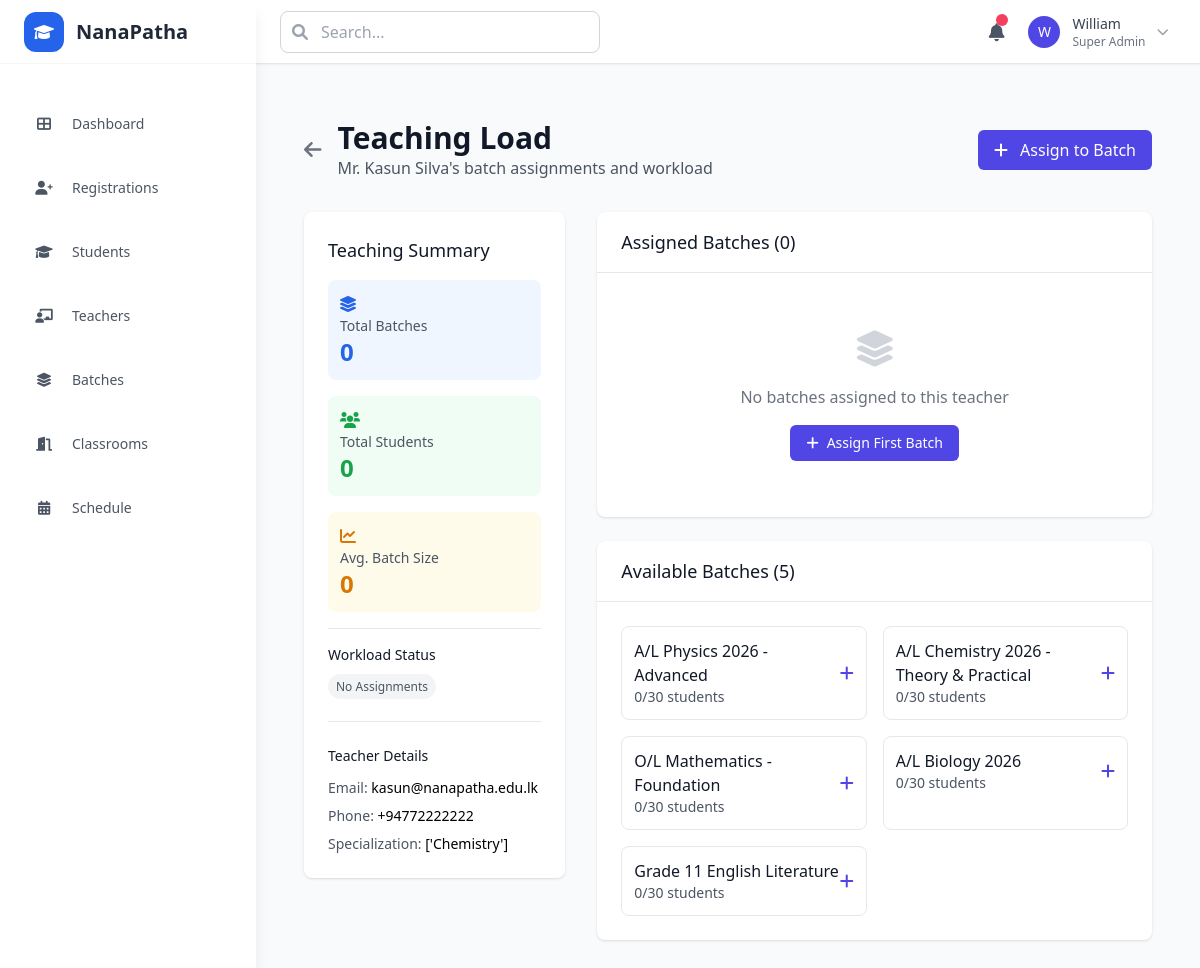
The page /admin/teachers/2/teaching-load on the database its author committed.
### models.py (models this page shows)
class User(db.Model):
    __tablename__ = 'users'
    id = db.Column(db.Integer, primary_key=True)
    name = db.Column(db.String(255), nullable=False)
    email = db.Column(db.String(255), unique=True, nullable=False)
    phone = db.Column(db.String(20))
    password_hash = db.Column(db.String(255))
    temp_password = db.Column(db.String(255))
    role = db.Column(db.Enum('student', 'teacher', 'admin', name='user_roles'), nullable=False)
    status = db.Column(db.Enum('pending', 'active', 'inactive', name='user_status'), default='pending')
    created_at = db.Column(db.DateTime, default=datetime.utcnow)
    updated_at = db.Column(db.DateTime, default=datetime.utcnow, onupdate=datetime.utcnow)
    student_profile = db.relationship('StudentProfile', backref='user', uselist=False, cascade='all, delete-orphan')
    teacher_profile = db.relationship('TeacherProfile', backref='user', uselist=False, cascade='all, delete-orphan')

class TeacherProfile(db.Model):
    __tablename__ = 'teacher_profiles'
    id = db.Column(db.Integer, primary_key=True)
    user_id = db.Column(db.Integer, db.ForeignKey('users.id'), nullable=False)
    subjects = db.Column(db.JSON)  # Store as JSON array
    contact_number = db.Column(db.String(20))
    bio = db.Column(db.Text)
    active_flag = db.Column(db.Boolean, default=True)

class Batch(db.Model):
    __tablename__ = 'batches'
    id = db.Column(db.Integer, primary_key=True)
    name = db.Column(db.String(255), nullable=False)
    grade = db.Column(db.String(10))
    subject = db.Column(db.String(100))
    capacity = db.Column(db.Integer, default=30)
    current_enrollment = db.Column(db.Integer, default=0)
    teacher_id = db.Column(db.Integer, db.ForeignKey('teacher_profiles.id'))
    teacher_name = db.Column(db.String(255))  # Simplified for prototype
    class_type = db.Column(db.Enum('online', 'physical', 'both', name='class_types'))
    start_date = db.Column(db.Date)
    end_date = db.Column(db.Date)
    is_active = db.Column(db.Boolean, default=True)
    notes = db.Column(db.Text)
    created_at = db.Column(db.DateTime, default=datetime.utcnow)
    teacher = db.relationship('TeacherProfile', backref='assigned_batches')

### app.py (the view)
@app.route('/admin/teachers/<int:teacher_id>/teaching-load')
def admin_teacher_teaching_load(teacher_id):
    teacher = TeacherProfile.query.get_or_404(teacher_id)
    assigned_batches = Batch.query.filter_by(teacher_id=teacher_id, is_active=True).all()
    available_batches = Batch.query.filter_by(teacher_id=None, is_active=True).all()
    total_students = sum(batch.current_enrollment for batch in assigned_batches)
    total_batches = len(assigned_batches)
    return render_template('admin/teacher_teaching_load.html',
                         teacher=teacher,
                         assigned_batches=assigned_batches,
                         available_batches=available_batches,
                         total_students=total_students,
                         total_batches=total_batches)

### templates/admin/teacher_teaching_load.html (shortened to what this page needs)
{% extends "base.html" %}
{% block content %}
<div class="container mx-auto px-6 py-8">
    <div class="flex items-center justify-between mb-8">
        <div class="flex items-center space-x-4">
            <a href="{{ url_for('admin_teachers') }}"
               class="text-gray-500 hover:text-gray-700">
                <i class="fas fa-arrow-left text-xl"></i>
            </a>
            <div>
                <h1 class="text-3xl font-bold text-gray-900">Teaching Load</h1>
                <p class="text-gray-600">{{ teacher.user.name }}'s batch assignments and workload</p>
            </div>
        </div>
        <div class="flex space-x-3">
            <a href="{{ url_for('admin_teacher_assign_batch', teacher_id=teacher.id) }}"
               class="bg-brand text-white px-4 py-2 rounded-md hover:bg-brand-700 transition-colors duration-150">
                <i class="fas fa-plus mr-2"></i>
                Assign to Batch
            </a>
        </div>
    </div>
    <div class="grid grid-cols-1 lg:grid-cols-3 gap-8">
        <div class="lg:col-span-1">
            <div class="bg-white rounded-lg shadow p-6">
                <h3 class="text-lg font-medium text-gray-900 mb-4">Teaching Summary</h3>
                <div class="space-y-4">
                    <div class="flex items-center justify-between p-3 bg-blue-50 rounded-lg">
                        <div>
                            <i class="fas fa-layer-group text-blue-600 mb-1"></i>
                            <p class="text-sm text-gray-600">Total Batches</p>
                            <p class="text-2xl font-bold text-blue-600">{{ total_batches }}</p>
                        </div>
                    </div>
                    <div class="flex items-center justify-between p-3 bg-green-50 rounded-lg">
                        <div>
                            <i class="fas fa-users text-green-600 mb-1"></i>
                            <p class="text-sm text-gray-600">Total Students</p>
                            <p class="text-2xl font-bold text-green-600">{{ total_students }}</p>
                        </div>
                    </div>
                    <div class="flex items-center justify-between p-3 bg-amber-50 rounded-lg">
                        <div>
                            <i class="fas fa-chart-line text-amber-600 mb-1"></i>
                            <p class="text-sm text-gray-600">Avg. Batch Size</p>
                            <p class="text-2xl font-bold text-amber-600">
                                {% if total_batches > 0 %}
                                    {{ (total_students / total_batches) | round(1) }}
                                {% else %}
                                    0
                                {% endif %}
                            </p>
                        </div>
                    </div>
                    <div class="pt-4 border-t border-gray-200">
                        <h4 class="text-sm font-medium text-gray-900 mb-2">Workload Status</h4>
                        {% if total_batches == 0 %}
                            <span class="text-xs bg-gray-100 text-gray-600 px-2 py-1 rounded-full">No Assignments</span>
                        {% elif total_batches <= 2 %}
                            <span class="text-xs bg-green-100 text-green-800 px-2 py-1 rounded-full">Light Load</span>
                        {% elif total_batches <= 4 %}
                            <span class="text-xs bg-amber-100 text-amber-800 px-2 py-1 rounded-full">Moderate Load</span>
                        {% else %}
                            <span class="text-xs bg-red-100 text-red-800 px-2 py-1 rounded-full">Heavy Load</span>
                        {% endif %}
                    </div>
                </div>
                <div class="mt-6 pt-6 border-t border-gray-200">
                    <h4 class="text-sm font-medium text-gray-900 mb-3">Teacher Details</h4>
                    <div class="space-y-2 text-sm">
                        <div>
                            <span class="text-gray-600">Email:</span>
                            <span class="font-medium">{{ teacher.user.email }}</span>
                        </div>
                        {% if teacher.user.phone %}
                        <div>
                            <span class="text-gray-600">Phone:</span>
                            <span class="font-medium">{{ teacher.user.phone }}</span>
                        </div>
                        {% endif %}
                        {% if teacher.subjects %}
                        <div>
                            <span class="text-gray-600">Specialization:</span>
                            <span class="font-medium">{{ teacher.subjects[:100] }}{% if teacher.subjects|length > 100 %}...{% endif %}</span>
                        </div>
                        {% endif %}
                    </div>
                </div>
            </div>
        </div>
        <div class="lg:col-span-2">
            <div class="bg-white rounded-lg shadow">
                <div class="px-6 py-4 border-b border-gray-200">
                    <h3 class="text-lg font-medium text-gray-900">
                        Assigned Batches ({{ assigned_batches|length }})
                    </h3>
                </div>
                <div class="p-6">
                    {% if assigned_batches %}
                        <div class="space-y-4">
                            {% for batch in assigned_batches %}
                            <div class="border border-gray-200 rounded-lg p-4">
                                <div class="flex items-center justify-between mb-3">
                                    <div>
                                        <h4 class="text-lg font-medium text-gray-900">{{ batch.name }}</h4>
                                        <p class="text-sm text-gray-600">
                                            {{ batch.current_enrollment }}/{{ batch.capacity }} students enrolled
                                        </p>
                                    </div>
                                    <div class="flex space-x-2">
                                        <a href="{{ url_for('admin_batch_manage_students', batch_id=batch.id) }}"
                                           class="text-brand hover:text-brand-700">
                                            <i class="fas fa-users"></i>
                                        </a>
                                        <a href="{{ url_for('admin_batch_detail', batch_id=batch.id) }}"
                                           class="text-gray-600 hover:text-gray-700">
                                            <i class="fas fa-eye"></i>
                                        </a>
                                        <button onclick="confirmRemoveBatch('{{ batch.name }}', {{ batch.id }})"
                                                class="text-red-600 hover:text-red-700">
                                            <i class="fas fa-times"></i>
                                        </button>
                                    </div>
                                </div>
                                <div class="mb-3">
                                    <div class="flex justify-between text-sm mb-1">
                                        <span class="text-gray-600">Enrollment</span>
                                        <span class="font-medium">{{ (batch.current_enrollment / batch.capacity * 100) | round(1) }}%</span>
                                    </div>
                                    <div class="w-full bg-gray-200 rounded-full h-2">
                                        <div class="bg-brand h-2 rounded-full" style="width: {{ (batch.current_enrollment / batch.capacity * 100) | round(1) }}%"></div>
                                    </div>
                                </div>
                                <div class="grid grid-cols-2 gap-4 text-sm">
                                    {% if batch.start_date %}
                                    <div>
                                        <span class="text-gray-600">Start Date:</span>
                                        <span class="font-medium">{{ batch.start_date.strftime('%m/%d/%Y') }}</span>
                                    </div>
                                    {% endif %}
                                    {% if batch.end_date %}
                                    <div>
                                        <span class="text-gray-600">End Date:</span>
                                        <span class="font-medium">{{ batch.end_date.strftime('%m/%d/%Y') }}</span>
                                    </div>
                                    {% endif %}
                                </div>
                            </div>
                            {% endfor %}
                        </div>
                    {% else %}
                        <div class="text-center py-8">
                            <i class="fas fa-layer-group text-gray-300 text-4xl mb-4"></i>
                            <p class="text-gray-500">No batches assigned to this teacher</p>
                            <a href="{{ url_for('admin_teacher_assign_batch', teacher_id=teacher.id) }}"
                               class="inline-flex items-center mt-4 px-4 py-2 text-sm font-medium text-white bg-brand rounded-md hover:bg-brand-700">
                                <i class="fas fa-plus mr-2"></i>
                                Assign First Batch
                            </a>
                        </div>
                    {% endif %}
                </div>
            </div>
            {% if available_batches %}
            <div class="bg-white rounded-lg shadow mt-6">
                <div class="px-6 py-4 border-b border-gray-200">
                    <h3 class="text-lg font-medium text-gray-900">
                        Available Batches ({{ available_batches|length }})
                    </h3>
                </div>
                <div class="p-6">
                    <div class="grid grid-cols-1 md:grid-cols-2 gap-4">
                        {% for batch in available_batches %}
                        <div class="border border-gray-200 rounded-lg p-3 hover:bg-gray-50">
                            <div class="flex items-center justify-between">
                                <div>
                                    <h4 class="font-medium text-gray-900">{{ batch.name }}</h4>
                                    <p class="text-sm text-gray-600">{{ batch.current_enrollment }}/{{ batch.capacity }} students</p>
                                </div>
                                <button onclick="assignToBatch({{ batch.id }}, '{{ batch.name }}')"
                                        class="text-brand hover:text-brand-700">
                                    <i class="fas fa-plus"></i>
                                </button>
                            </div>
                        </div>
                        {% endfor %}
                    </div>
                </div>
            </div>
            {% endif %}
        </div>
    </div>
</div>
{% endblock %}

### rows shown on the page
User: user.name "Mr. Kasun Silva", user.email "kasun@nanapatha.edu.lk", user.phone "+94772222222"
TeacherProfile: subjects "['Chemistry']"
Batch: name "A/L Physics 2026 - Advanced", current_enrollment "0", capacity "30"
Batch: name "A/L Chemistry 2026 - Theory & Practical", current_enrollment "0", capacity "30"
Batch: name "O/L Mathematics - Foundation", current_enrollment "0", capacity "30"
Batch: name "A/L Biology 2026", current_enrollment "0", capacity "30"
Batch: name "Grade 11 English Literature", current_enrollment "0", capacity "30"

### other values the page prints
{{ total_batches }} "0"
{{ total_students }} "0"
{{ assigned_batches|length }} "0"
{{ available_batches|length }} "5"
